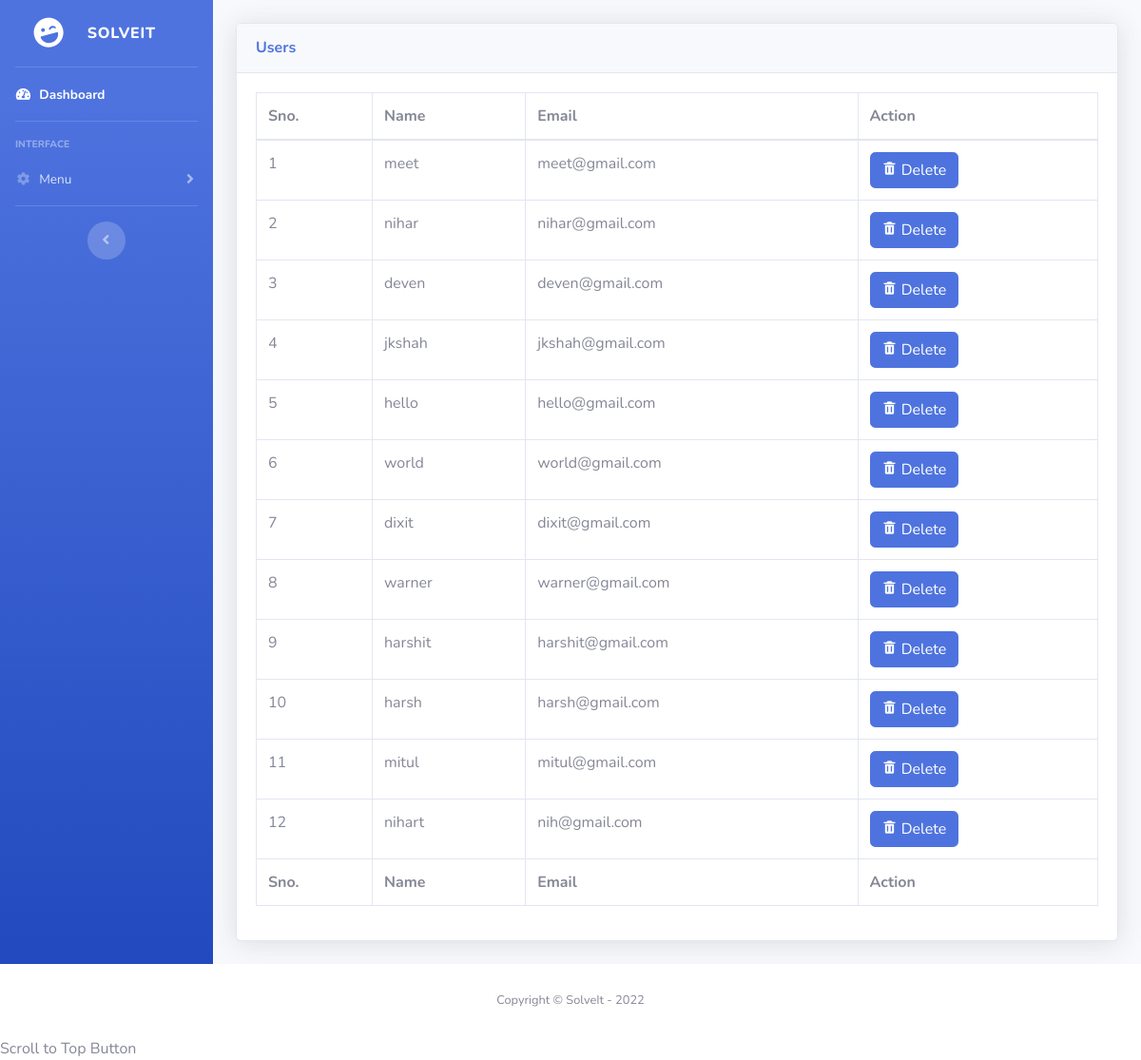
The app's page /admin/view-users.php (signed in) with its own data.
### tables this page shows
CREATE TABLE `users` (
  `id` int(11) NOT NULL,
  `name` varchar(50) NOT NULL,
  `email` varchar(50) NOT NULL,
  `password` varchar(50) NOT NULL,
  `added_on` timestamp NOT NULL DEFAULT current_timestamp() ON UPDATE current_timestamp()
);

### admin/view-users.php (the view, shortened to what this page needs)
<?php
include "./head.inc.php";
$que = "SELECT * from users";
$run = mysqli_query($con, $que);
$count=1;
?>
<body id="page-top">
    <div id="wrapper">
        <?php
        include './sidebar.inc.php';
        ?>
        <div id="content-wrapper" class="d-flex flex-column">
            <div class="container-fluid">
                <div class="card shadow mb-4">
                    <div class="card-header py-3">
                        <h6 class="m-0 font-weight-bold text-primary">Users</h6>
                    </div>
                    <div class="card-body">
                        <div class="table-responsive">
                            <table class="table table-bordered" id="dataTable" width="100%" cellspacing="0">
                                <thead>
                                    <tr>
                                        <th>Sno.</th>
                                        <th>Name</th>
                                        <th>Email</th>
                                        <th>Action</th>
                                    </tr>
                                </thead>
                                <tfoot>
                                <tr>
                                        <th>Sno.</th>
                                        <th>Name</th>
                                        <th>Email</th>
                                        <th>Action</th>
                                    </tr>
                                </tfoot>
                                <tbody>
                                    <?php
                                    if( mysqli_num_rows($run) == 0){
                                        ?>
                                    <td colspan="6">No Data Found</td>
                                        <?php
                                    } else{
                                        while($row = mysqli_fetch_assoc($run)){
                                            ?>
                                            <tr>
                                                <td><?= $count++ ?></td>
                                                <td><?= $row['name']?></td>
                                                <td><?= $row ['email'] ?></td>
                                                <td><a href="?id=<?= $row['id']?>&action=delete" class="btn btn-primary"><i class='bx bxs-trash bx-tada' ></i> Delete</a></td>
                                            </tr>
                                    <?php
                                    }
                                }
                                    ?>
                                 </tbody>
                            </table>
                        </div>
                    </div>
                </div>
            </div>
        </div>
    </div>
    <?php
    include './footer.inc.php';
    ?>

### records on screen
users: name "meet", email "meet@gmail.com"
users: name "nihar", email "nihar@gmail.com"
users: name "deven", email "deven@gmail.com"
users: name "jkshah", email "jkshah@gmail.com"
users: name "hello", email "hello@gmail.com"
users: name "world", email "world@gmail.com"
users: name "dixit", email "dixit@gmail.com"
users: name "warner", email "warner@gmail.com"
users: name "harshit", email "harshit@gmail.com"
users: name "harsh", email "harsh@gmail.com"
users: name "mitul", email "mitul@gmail.com"
users: name "nihart", email "nih@gmail.com"
